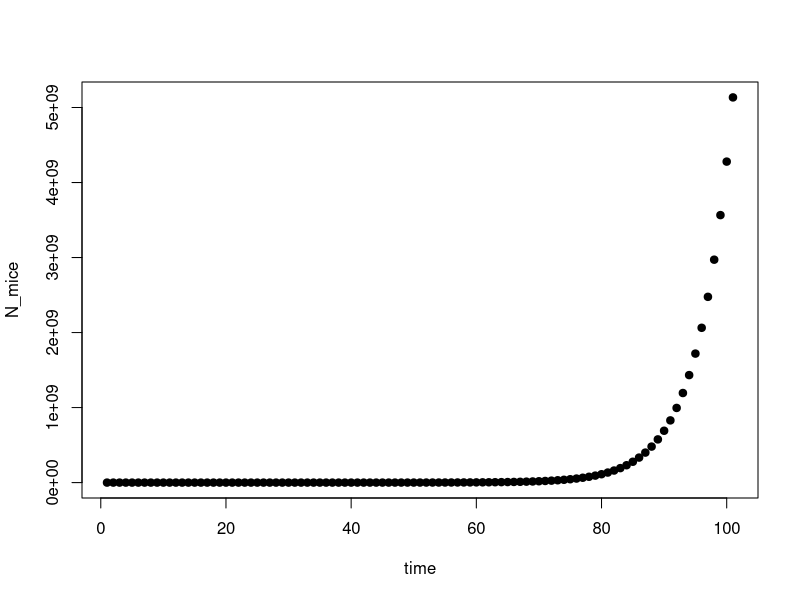
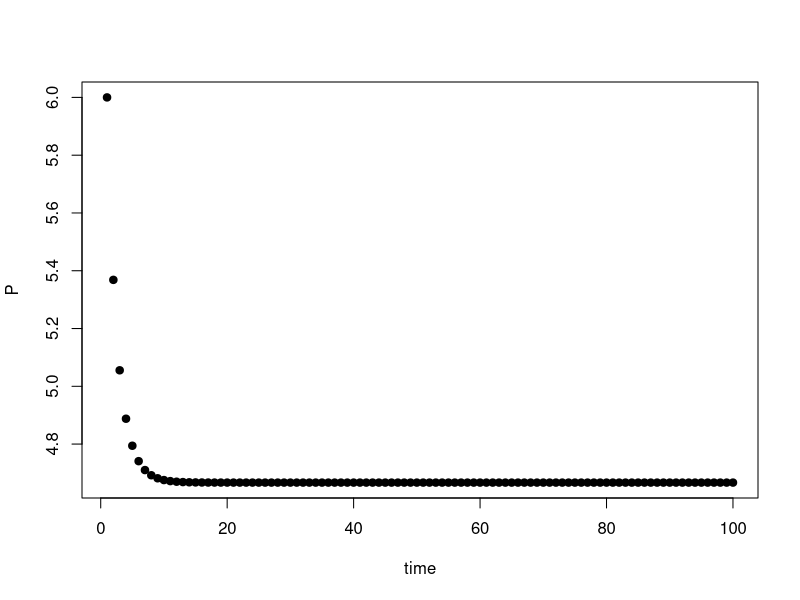
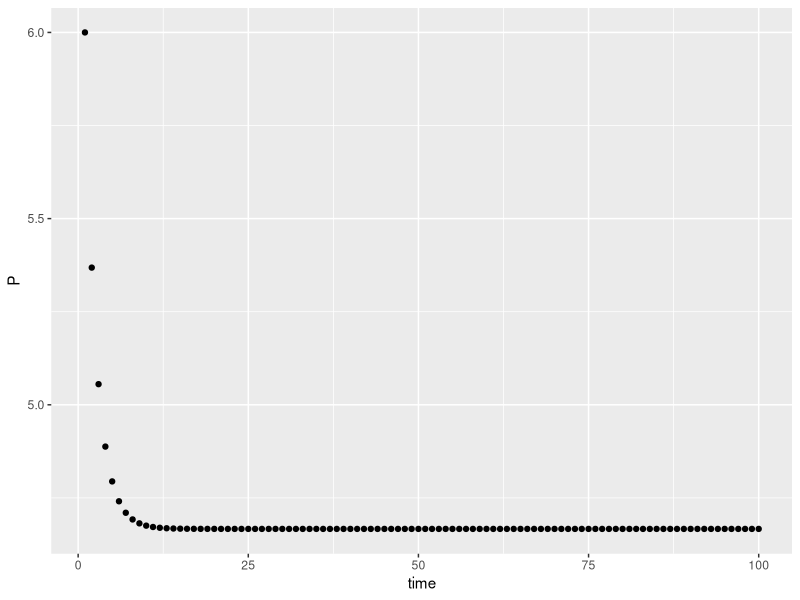
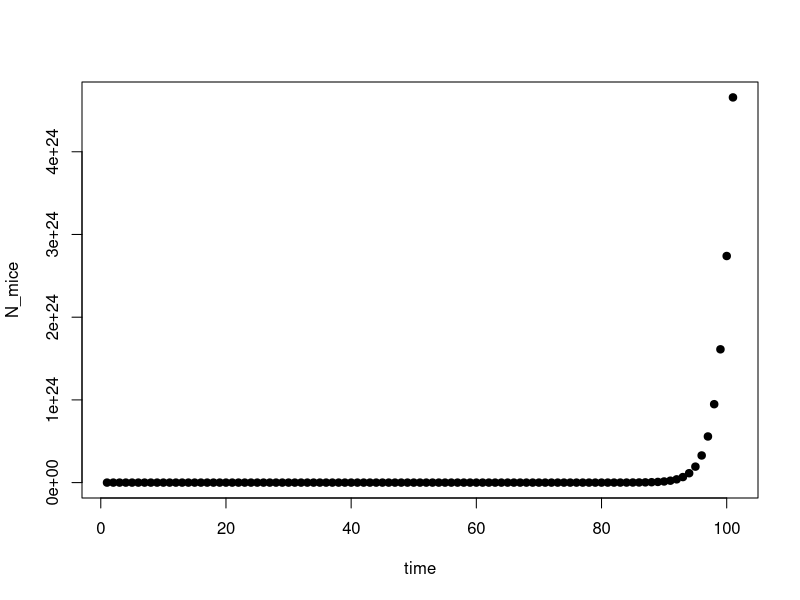
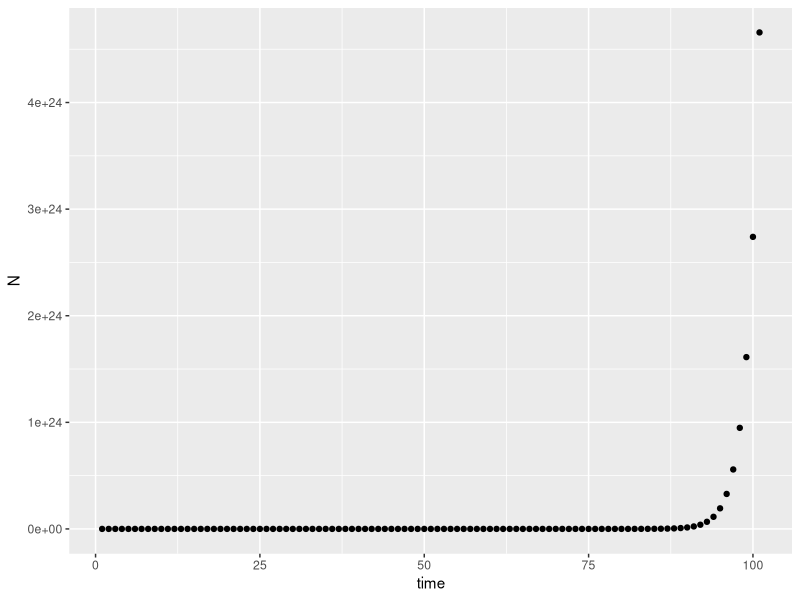

Here is the R script that generated these plots, in order:
## ---- chunk 1
knitr::opts_chunk$set(echo = TRUE)
library(ggplot2)
library(deSolve)
## ---- chunk 2
my_fun <- function(x,y){
  z <- x+y
  return(z)
}
my_fun(17,3)
## ---- chunk 3
# note how the loop changes the value of the variable x for each iteration of the loop: first x=1 and 'print(x)' is executed. Then x=2, then x=3, and so on.
for (x in 1:5) {
    print(x)
}
## ---- chunk 4
for(i in 1:5){
  z <- i + 6
  print(z)
}
## ---- chunk 5
a <- rep(NA,5)
for(i in 1:5){
  a[i] <- i
}
a
## ---- chunk 6
b <- c("I","love","R")
for(i in 1:length(b)){
  print(b[i])
}
## ---- chunk 7
## Step 1. Write values for the parameters in the model (and initial values of state variables)
# d - the *fraction* of mice in yard eaten by cat / day --> 0-1
d <- .7
# b - the *number* of mice born per mouse / day --> N (0-infinity)
b <- 3
# m - the *number* of mice arriving in the yard per day --> N (0-infinity)
m <- 4
# N0 - the initial number of mice in the yard when we begin the survey
Nt <- 42

## Step 2. Write a function that will calculate values of number of mice from one time step to the next.
mice <- function(Nt,d,b,m){
  Nt1 <- (1+b)*(1-d)*Nt + m
  return(Nt1)
}

## Step 3. Call the function
#mice(Nt,d,b,m)

## Step 4. Follow the mice population size over some time intervals
# N - a variable where we record the population size over time
N <- Nt

for(i in 1:100){
  Nt1 <- mice(Nt,d,b,m)
  N <- c(N,Nt1)
  Nt <- Nt1
}

#N
#plot(N)
plot(N,xlab="time",ylab="N_mice",pch=19,col="black")
dat <- as.data.frame(N)
dat$time <- as.numeric(rownames(dat))
#library(ggplot2)
#ggplot2::ggplot(dat,aes(time,N)) + geom_point()
## ---- chunk 8
# Step 1. Example parameters
b <- 1.7
c <- .15
Pt <- 6

# Step 2. Example equation function
example_equation_function <- function(b,c,Pt){
  Pt1 <- (b*Pt) / (1 + c*Pt)
  return(Pt1)
}

# Step 3. Make sure the function works
Pt1 <- example_equation_function(b,c,Pt)

# Step 4. Create a new variable to hold future values of P
P <- rep(NA,100)

# Step 5. Create a for loop to iteratively calculate P
P[1] <- Pt
for(i in 2:100){
  P[i] <- example_equation_function(b,c,Pt)
  Pt <- P[i]
}

# Step 6. Plot P over time
plot(P,xlab="time",ylab="P",pch=19,col="black")
dat <- as.data.frame(P)
dat$time <- as.numeric(rownames(dat))
library(ggplot2)
ggplot2::ggplot(dat,aes(time,P)) + geom_point()
## ---- chunk 9
## Step 1. Write values for the parameters in the model (and initial values of state variables)
# R - the population growth rate, expressed as the number of individuals that replace an individual in the population (where R=1 is each individual replacing itself, and therefore no change in population size over time) --> N (-infinity - infinity)
R <- 1.7
# N0 - the initial population size
N0 <- 42

## Step 2. Write a function that will calculate values of number of individuals from one time step to the next.
disc_exp <- function(R,N0){
  Nt1 <- R*N0
  return(Nt1)
}

## Step 3. Call the function
#disc_exp(R,N0)

## Step 4. Follow the population size over some time intervals
# N - a variable where we record the population size over time
N <- N0

for(i in 1:100){
  Nt1 <- disc_exp(R,N0)
  N <- c(N,Nt1)
  N0 <- Nt1
}
## ---- chunk 10
#N
#plot(N)
plot(N,xlab="time",ylab="N_mice",pch=19,col="black")
dat <- as.data.frame(N)
dat$time <- as.numeric(rownames(dat))

library(ggplot2)
ggplot2::ggplot(dat,aes(time,N)) + geom_point()
